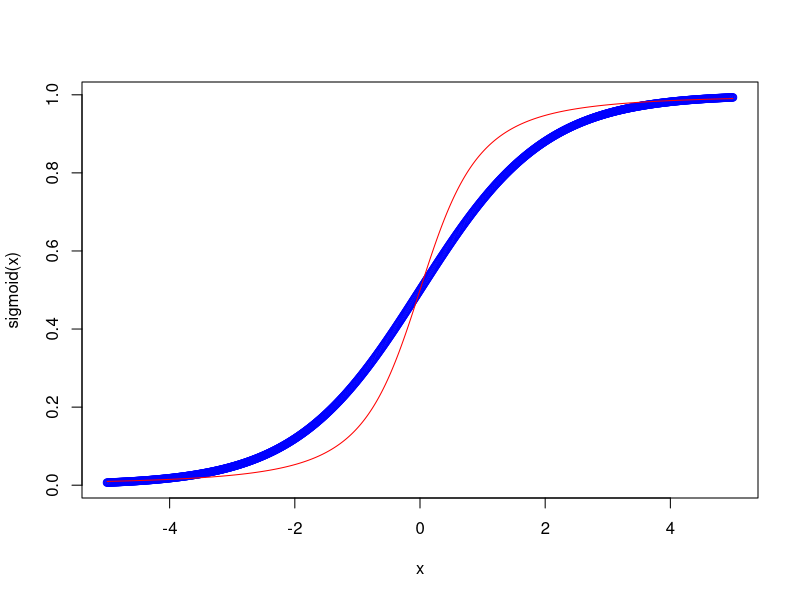

The R source for this figure:
## ---- chunk 1

sigmoid = function(x) {
   1 / (1 + exp(-x))
}

similar = function(x) {
  (0.5) * ( 1+ (x)/sqrt(1 + x^2))
}


x <- seq(-5, 5, 0.01)

plot(x, sigmoid(x), col='blue')
lines(x, similar(x), col='red')
